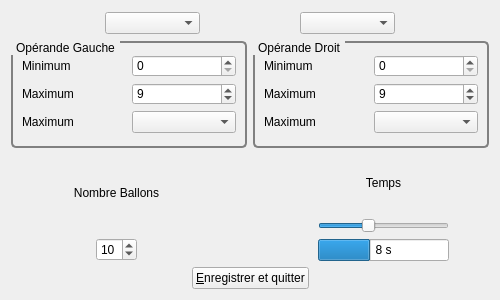
<?xml version="1.0" encoding="UTF-8"?>
<ui version="4.0">
 <class>Editeur</class>
 <widget class="QWidget" name="Editeur">
  <property name="geometry">
   <rect>
    <x>0</x>
    <y>0</y>
    <width>500</width>
    <height>300</height>
   </rect>
  </property>
  <property name="minimumSize">
   <size>
    <width>300</width>
    <height>200</height>
   </size>
  </property>
  <property name="windowTitle">
   <string>Editeur de niveau</string>
  </property>
  <property name="autoFillBackground">
   <bool>true</bool>
  </property>
  <layout class="QGridLayout" name="gridLayout_5">
   <item row="0" column="0">
    <layout class="QVBoxLayout" name="verticalLayout_2">
     <item>
      <layout class="QHBoxLayout" name="horizontalLayout_3">
       <item>
        <spacer name="horizontalSpacer_7">
         <property name="orientation">
          <enum>Qt::Horizontal</enum>
         </property>
         <property name="sizeHint" stdset="0">
          <size>
           <width>89</width>
           <height>24</height>
          </size>
         </property>
        </spacer>
       </item>
       <item>
        <widget class="QComboBox" name="cbNiveau">
         <property name="sizePolicy">
          <sizepolicy hsizetype="MinimumExpanding" vsizetype="Fixed">
           <horstretch>0</horstretch>
           <verstretch>0</verstretch>
          </sizepolicy>
         </property>
        </widget>
       </item>
       <item>
        <spacer name="horizontalSpacer_6">
         <property name="orientation">
          <enum>Qt::Horizontal</enum>
         </property>
         <property name="sizeHint" stdset="0">
          <size>
           <width>89</width>
           <height>24</height>
          </size>
         </property>
        </spacer>
       </item>
       <item>
        <widget class="QComboBox" name="cbOperation">
         <property name="sizePolicy">
          <sizepolicy hsizetype="MinimumExpanding" vsizetype="Fixed">
           <horstretch>0</horstretch>
           <verstretch>0</verstretch>
          </sizepolicy>
         </property>
        </widget>
       </item>
       <item>
        <spacer name="horizontalSpacer_8">
         <property name="orientation">
          <enum>Qt::Horizontal</enum>
         </property>
         <property name="sizeHint" stdset="0">
          <size>
           <width>89</width>
           <height>24</height>
          </size>
         </property>
        </spacer>
       </item>
      </layout>
     </item>
     <item>
      <layout class="QGridLayout" name="gridLayout_3" rowstretch="0">
       <property name="sizeConstraint">
        <enum>QLayout::SetMinimumSize</enum>
       </property>
       <item row="0" column="0">
        <widget class="QGroupBox" name="gbNbGauche">
         <property name="sizePolicy">
          <sizepolicy hsizetype="MinimumExpanding" vsizetype="Preferred">
           <horstretch>0</horstretch>
           <verstretch>0</verstretch>
          </sizepolicy>
         </property>
         <property name="styleSheet">
          <string notr="true"> QGroupBox {
     background-color: qlineargradient(x1: 0, y1: 0, x2: 0, y2: 1,
                                       stop: 0 #E0E0E0, stop: 1 #FFFFFF);
     border: 2px solid gray;
     border-radius: 5px;
     margin-top: 1ex; /* leave space at the top for the title */
 }

 QGroupBox::title {
     subcontrol-origin: margin;
     padding: 0 3px;
   
 }</string>
         </property>
         <property name="title">
          <string>Opérande Gauche</string>
         </property>
         <layout class="QGridLayout" name="gridLayout_7">
          <item row="0" column="0">
           <layout class="QGridLayout" name="gridLayout">
            <item row="0" column="0">
             <widget class="QLabel" name="lblGMin">
              <property name="text">
               <string>Minimum</string>
              </property>
             </widget>
            </item>
            <item row="0" column="1">
             <widget class="QSpinBox" name="spbGMin">
              <property name="maximum">
               <number>99</number>
              </property>
             </widget>
            </item>
            <item row="1" column="0">
             <widget class="QLabel" name="lblGMax">
              <property name="text">
               <string>Maximum</string>
              </property>
             </widget>
            </item>
            <item row="1" column="1">
             <widget class="QSpinBox" name="spbGMax">
              <property name="maximum">
               <number>99</number>
              </property>
              <property name="value">
               <number>9</number>
              </property>
             </widget>
            </item>
            <item row="2" column="1">
             <widget class="QComboBox" name="cbMaxG"/>
            </item>
            <item row="2" column="0">
             <widget class="QLabel" name="lblGMax_2">
              <property name="text">
               <string>Maximum</string>
              </property>
             </widget>
            </item>
           </layout>
          </item>
         </layout>
        </widget>
       </item>
       <item row="0" column="1">
        <widget class="QGroupBox" name="gbNbDroite">
         <property name="sizePolicy">
          <sizepolicy hsizetype="MinimumExpanding" vsizetype="Preferred">
           <horstretch>0</horstretch>
           <verstretch>0</verstretch>
          </sizepolicy>
         </property>
         <property name="styleSheet">
          <string notr="true"> QGroupBox {
     background-color: qlineargradient(x1: 0, y1: 0, x2: 0, y2: 1,
                                       stop: 0 #E0E0E0, stop: 1 #FFFFFF);
     border: 2px solid gray;
     border-radius: 5px;
     margin-top: 1ex; /* leave space at the top for the title */
 }

 QGroupBox::title {
     subcontrol-origin: margin;
     padding: 0 3px;
   
 }</string>
         </property>
         <property name="title">
          <string>Opérande Droit</string>
         </property>
         <layout class="QGridLayout" name="gridLayout_8">
          <item row="0" column="0">
           <layout class="QGridLayout" name="gridLayout_2">
            <item row="0" column="0">
             <widget class="QLabel" name="lblDMin">
              <property name="text">
               <string>Minimum</string>
              </property>
             </widget>
            </item>
            <item row="0" column="1">
             <widget class="QSpinBox" name="spbDMin">
              <property name="maximum">
               <number>99</number>
              </property>
             </widget>
            </item>
            <item row="1" column="0">
             <widget class="QLabel" name="lblDMax">
              <property name="text">
               <string>Maximum</string>
              </property>
             </widget>
            </item>
            <item row="1" column="1">
             <widget class="QSpinBox" name="spbDMax">
              <property name="maximum">
               <number>99</number>
              </property>
              <property name="value">
               <number>9</number>
              </property>
             </widget>
            </item>
            <item row="2" column="1">
             <widget class="QComboBox" name="cbMaxD"/>
            </item>
            <item row="2" column="0">
             <widget class="QLabel" name="lblDMax_2">
              <property name="text">
               <string>Maximum</string>
              </property>
             </widget>
            </item>
           </layout>
          </item>
         </layout>
        </widget>
       </item>
      </layout>
     </item>
     <item>
      <layout class="QHBoxLayout" name="horizontalLayout_2">
       <item>
        <spacer name="horizontalSpacer_10">
         <property name="orientation">
          <enum>Qt::Horizontal</enum>
         </property>
         <property name="sizeType">
          <enum>QSizePolicy::Minimum</enum>
         </property>
         <property name="sizeHint" stdset="0">
          <size>
           <width>40</width>
           <height>20</height>
          </size>
         </property>
        </spacer>
       </item>
       <item>
        <layout class="QGridLayout" name="gridLayout_4">
         <item row="0" column="0" colspan="3">
          <widget class="QLabel" name="lblNombreBallons">
           <property name="text">
            <string>Nombre Ballons</string>
           </property>
           <property name="alignment">
            <set>Qt::AlignCenter</set>
           </property>
          </widget>
         </item>
         <item row="1" column="0">
          <spacer name="horizontalSpacer">
           <property name="orientation">
            <enum>Qt::Horizontal</enum>
           </property>
           <property name="sizeHint" stdset="0">
            <size>
             <width>18</width>
             <height>20</height>
            </size>
           </property>
          </spacer>
         </item>
         <item row="1" column="1">
          <widget class="QSpinBox" name="spbNombreBallons">
           <property name="wrapping">
            <bool>true</bool>
           </property>
           <property name="minimum">
            <number>1</number>
           </property>
           <property name="maximum">
            <number>20</number>
           </property>
           <property name="value">
            <number>10</number>
           </property>
          </widget>
         </item>
         <item row="1" column="2">
          <spacer name="horizontalSpacer_2">
           <property name="orientation">
            <enum>Qt::Horizontal</enum>
           </property>
           <property name="sizeHint" stdset="0">
            <size>
             <width>18</width>
             <height>20</height>
            </size>
           </property>
          </spacer>
         </item>
        </layout>
       </item>
       <item>
        <spacer name="horizontalSpacer_9">
         <property name="orientation">
          <enum>Qt::Horizontal</enum>
         </property>
         <property name="sizeHint" stdset="0">
          <size>
           <width>40</width>
           <height>20</height>
          </size>
         </property>
        </spacer>
       </item>
       <item>
        <layout class="QVBoxLayout" name="verticalLayout">
         <item>
          <widget class="QLabel" name="lblVitesse">
           <property name="text">
            <string>Temps</string>
           </property>
           <property name="alignment">
            <set>Qt::AlignCenter</set>
           </property>
          </widget>
         </item>
         <item>
          <widget class="QSlider" name="sldVitesse">
           <property name="minimum">
            <number>1</number>
           </property>
           <property name="maximum">
            <number>20</number>
           </property>
           <property name="value">
            <number>8</number>
           </property>
           <property name="orientation">
            <enum>Qt::Horizontal</enum>
           </property>
          </widget>
         </item>
         <item>
          <widget class="QProgressBar" name="pbVitesse">
           <property name="maximum">
            <number>20</number>
           </property>
           <property name="value">
            <number>8</number>
           </property>
           <property name="format">
            <string>%v s</string>
           </property>
          </widget>
         </item>
        </layout>
       </item>
       <item>
        <spacer name="horizontalSpacer_5">
         <property name="orientation">
          <enum>Qt::Horizontal</enum>
         </property>
         <property name="sizeType">
          <enum>QSizePolicy::Minimum</enum>
         </property>
         <property name="sizeHint" stdset="0">
          <size>
           <width>40</width>
           <height>20</height>
          </size>
         </property>
        </spacer>
       </item>
      </layout>
     </item>
     <item>
      <layout class="QHBoxLayout" name="horizontalLayout">
       <item>
        <spacer name="horizontalSpacer_3">
         <property name="orientation">
          <enum>Qt::Horizontal</enum>
         </property>
         <property name="sizeHint" stdset="0">
          <size>
           <width>40</width>
           <height>20</height>
          </size>
         </property>
        </spacer>
       </item>
       <item>
        <widget class="QPushButton" name="btnQuitter">
         <property name="text">
          <string>&amp;Enregistrer et quitter</string>
         </property>
        </widget>
       </item>
       <item>
        <spacer name="horizontalSpacer_4">
         <property name="orientation">
          <enum>Qt::Horizontal</enum>
         </property>
         <property name="sizeHint" stdset="0">
          <size>
           <width>40</width>
           <height>20</height>
          </size>
         </property>
        </spacer>
       </item>
      </layout>
     </item>
    </layout>
   </item>
  </layout>
 </widget>
 <tabstops>
  <tabstop>spbGMin</tabstop>
  <tabstop>spbGMax</tabstop>
  <tabstop>spbDMin</tabstop>
  <tabstop>spbDMax</tabstop>
  <tabstop>cbNiveau</tabstop>
 </tabstops>
 <resources/>
 <connections/>
</ui>
